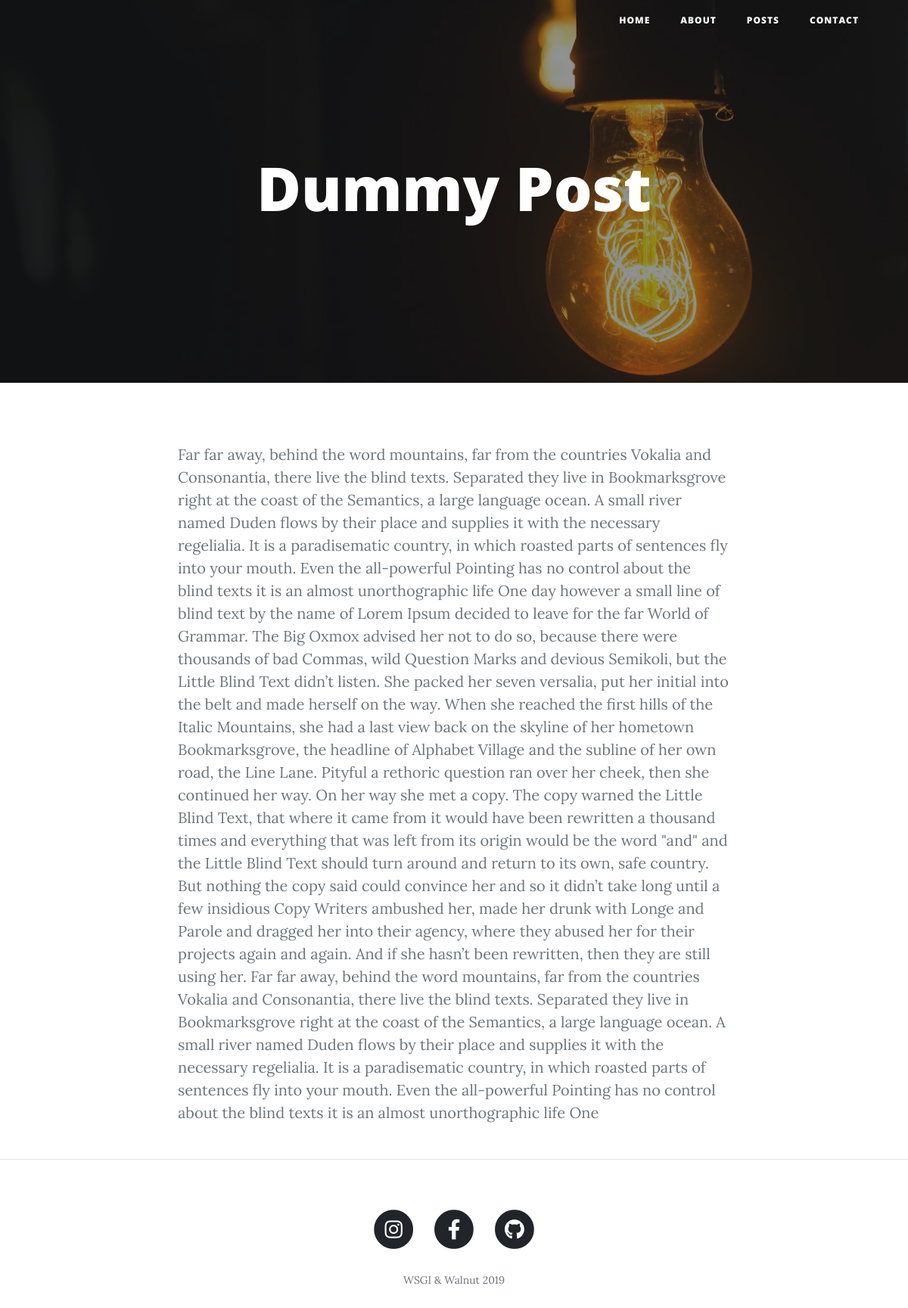
/dummy/, run on the app's committed database.
### blog/models.py (models this page shows, shortened)
class Posts(models.Model):
    title = models.CharField(max_length=200, unique=True)
    slug = models.SlugField(max_length=200, unique=True)
    author = models.ForeignKey(User, on_delete= models.CASCADE, null=True)
    updated_on = models.DateTimeField(auto_now= True)
    content = models.TextField()
    created_on = models.DateTimeField(default=timezone.now)
    status = models.IntegerField(choices=STATUS, default=0)
    class Meta:
        ordering = ['created_on']

### blog/views.py (the view)
# urls.py: path('<slug:slug>/', views.PostDetail.as_view(), name='post-detail')
class PostDetail(generic.DetailView):
    model = Posts
    template_name = 'blog/post_detail.html'

### blog/templates/blog/post_detail.html (shortened to what this page needs)
{% load static %}
<!DOCTYPE html>
<html lang="en">
<head>
  {% block content %}
  <link href="{% static 'vendor/bootstrap/css/bootstrap.min.css' %}" rel="stylesheet">
  <link href="{% static 'vendor/fontawesome-free/css/all.min.css' %}" rel="stylesheet" type="text/css">
  <link href="{% static 'css/clean-blog.min.css' %}" rel="stylesheet">
</head>
<body>
  <nav class="navbar navbar-expand-lg navbar-light fixed-top" id="mainNav">
    <div class="container">
      <a class="navbar-brand" href="index.html"></a>
      <div class="collapse navbar-collapse" id="navbarResponsive">
        <ul class="navbar-nav ml-auto">
          <li class="nav-item">
            <a class="nav-link" href="{% url 'blog-home' %}">Home</a>
          </li>
          <li class="nav-item">
            <a class="nav-link" href="{% url 'blog-about' %}">About</a>
          </li>
          <li class="nav-item">
            <a class="nav-link" href="{% url 'blog-home' %}">Posts</a>
          </li>
          <li class="nav-item">
            <a class="nav-link" href="{% url 'contact' %}">Contact</a>
          </li>
        </ul>
      </div>
    </div>
  </nav>
  <header class="masthead" style="background-image: url({% static 'img/bulb2.jpeg' %})">
    <div class="overlay"></div>
    <div class="container">
      <div class="row">
        <div class="col-lg-8 col-md-10 mx-auto">
          <div class="page-heading">
            <h1>{% block title %}{{posts.title}}{%endblock title%}</h1>
          </div>
        </div>
      </div>
    </div>
  </header>
  <div class="container">
    <div class="row">
      <div class="col-lg-8 col-md-10 mx-auto">
        <p class="text-muted">{{posts.content}}</p>
      </div>
    </div>
  </div>
  <hr>
  <footer>
    <div class="container">
      <div class="row">
        <div class="col-lg-8 col-md-10 mx-auto">
          <ul class="list-inline text-center">
            <li class="list-inline-item">
              <a href="#">
                <span class="fa-stack fa-lg">
                  <i class="fas fa-circle fa-stack-2x"></i>
                  <i class="fab fa-instagram fa-stack-1x fa-inverse"></i>
                </span>
              </a>
            </li>
            <li class="list-inline-item">
              <a href="#">
                <span class="fa-stack fa-lg">
                  <i class="fas fa-circle fa-stack-2x"></i>
                  <i class="fab fa-facebook-f fa-stack-1x fa-inverse"></i>
                </span>
              </a>
            </li>
            <li class="list-inline-item">
              <a href="https://github.com/JohnOBenJ3">
                <span class="fa-stack fa-lg">
                  <i class="fas fa-circle fa-stack-2x"></i>
                  <i class="fab fa-github fa-stack-1x fa-inverse"></i>
                </span>
              </a>
            </li>
          </ul>
          <p class="copyright text-muted">WSGI & Walnut 2019</p>
        </div>
      </div>
    </div>
  </footer>
  {% endblock %}
</body>
</html>

### data on the page
Posts: title "Dummy Post", content "Far far away, behind the word mountains, far from the countries Vokalia and Consonantia, there live the blind texts. Separated they live in Bookmarksgrove right at the coast of the Semantics, a large language ocean. A small river named Duden flows by their place and supplies it with the necessary regelialia. It is a paradisematic country, in which roasted parts of sentences fly into your mouth. Even the all-powerful Pointing has no control about the blind texts it is an almost unorthographic life One day however a small line of blind text by the name of Lorem Ipsum decided to leave for the far World of Grammar. The Big Oxmox advised her not to do so, because there were thousands of bad…"
